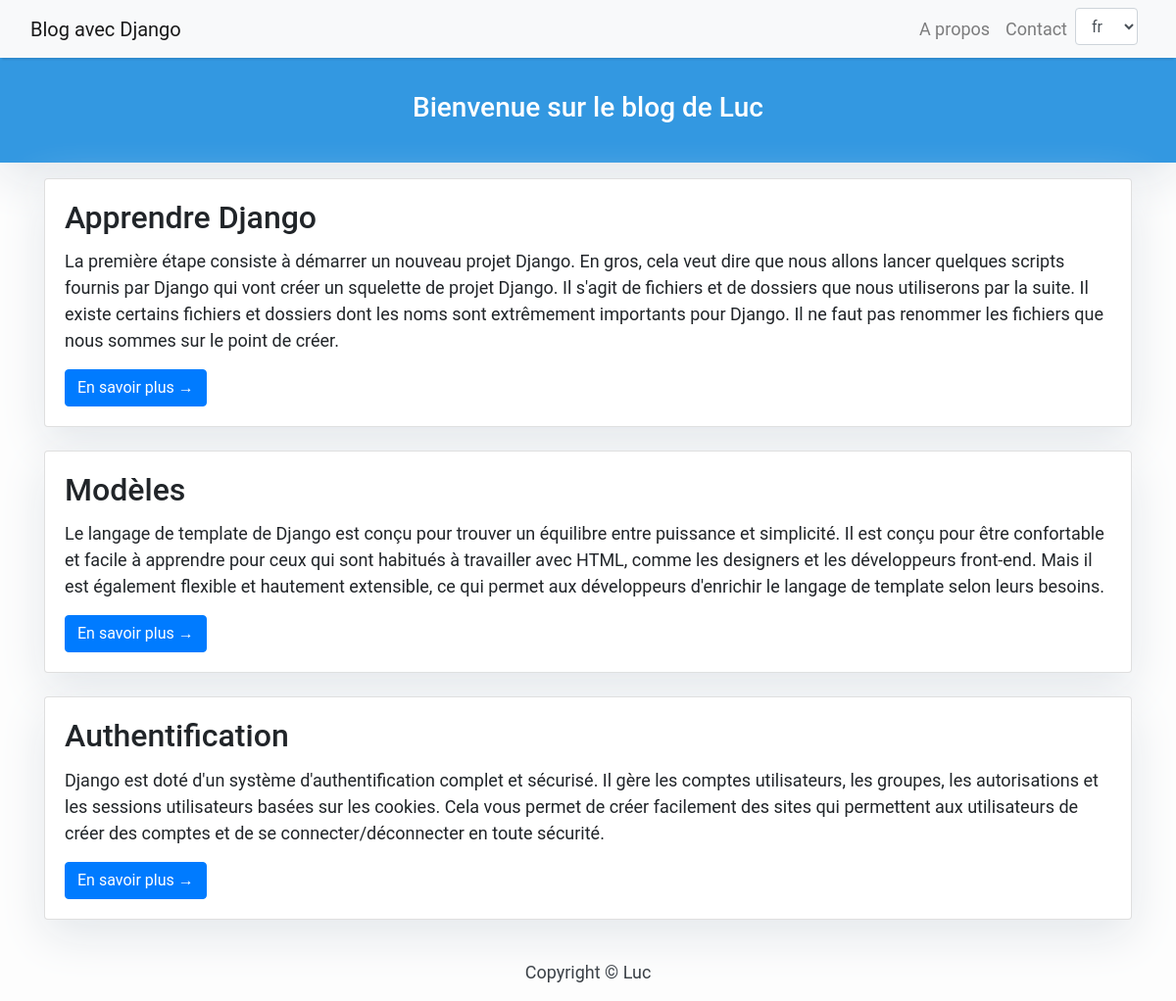
The page / on the database its author committed.
### main/models.py (models this page shows, shortened)
class Articles(models.Model):
    title = models.CharField(max_length=50)
    content = models.TextField()
    publication_date = models.CharField(max_length=30)
    updated_on = models.DateTimeField(auto_now= True)
    created_on = models.DateTimeField(auto_now_add=True)

### main/views.py (the view)
# urls.py: path('', views.ArticleList.as_view(), name='home'),
class ArticleList(generic.ListView):
    model = Articles
    template_name = 'index.html'

### multilang_site/templates/index.html (shortened to what this page needs)
{% extends "base.html" %}
{% load i18n %}
{% block content %}
<header class="masthead">
  <div class="container">
    <div class="row">
      <div class=" col-md-8 col-md-10 mx-auto">
        <div class="site-heading">
          <h3 class="site-heading my-4 mt-3 text-white text-center">{% trans "Bienvenue sur le blog de Luc" %}</h3>
        </div>
      </div>
    </div>
  </div>
</header>
<div class="container">
  <div class="row">
    <div class="col-md-12 mt-3 left">
      {% for articles in articles_list %}
      <div class="card mb-4">
        <div class="card-body">
          <h2 class="card-title">{{ articles.title }}</h2>
          <p class="card-text">{{articles.content}}</p>
          <a href="" class="btn btn-primary">{% trans "En savoir plus &rarr;" %}</a>
        </div>
      </div>
      {% endfor %}
    </div>
  </div>
</div>
{%endblock%}

### multilang_site/templates/base.html (shortened to what this page needs)
{% load i18n %}
<!DOCTYPE html>
<html>
<head>
  <link rel="stylesheet" href="https://maxcdn.bootstrapcdn.com/bootstrap/4.0.0/css/bootstrap.min.css"
 />
</head>
<body>
  <nav class="navbar navbar-expand-lg navbar-light bg-light shadow" id="mainNav">
    <div class="container-fluid">
      <a class="navbar-brand" href="{% url 'home' %}">{% trans 'Blog avec Django' %}</a>
      <div class="collapse navbar-collapse" id="navbarResponsive">
        <ul class="navbar-nav ml-auto">
          <li class="nav-item">
            <a class="nav-link" href="#about">{% trans 'A propos' %}</a>
          </li>
          <li class="nav-item">
            <a class="nav-link" href="#contact">{% trans 'Contact' %}</a>
          </li>
          <li class="nav-item dropdown">
            <form method="post" action="{% url 'set_language' %}" class="form-inline my-2 my-lg-0">
              <select name="language" class="form-control mr-sm-2" onchange="this.form.submit()">
                <option value="fr" {% if request.session.django_language == 'fr' %}selected{% endif %}>fr</option>
              </select>
            </form>
          </li>
        </ul>
      </div>
    </div>
  </nav>
  {% block content %}{% endblock content %}
  <footer class="py-3 bg-grey">
    <p class="m-0 text-dark text-center ">Copyright &copy; Luc</p>
  </footer>
</body>
</html>

### multilang_site/templates/base.html (style rules this page uses)
body { font-family: "Roboto", sans-serif; font-size: 17px; background-color: #fdfdfd; }
.shadow { box-shadow: 0 4px 2px -2px rgba(0, 0, 0, 0.1); }
.masthead { background: #3398E1; height: auto; padding-bottom: 15px; box-shadow: 0 16px 48px #E3E7EB; padding-top: 10px; }

### multilang_site/templates/index.html (style rules this page uses)
body { font-size: 18px; background-color: #fdfdfd; }
.card { box-shadow: 0 16px 48px #E3E7EB; }

### rows shown on the page
Articles: title "Apprendre Django", content "La première étape consiste à démarrer un nouveau projet Django. En gros, cela veut dire que nous allons lancer quelques scripts fournis par Django qui vont créer un squelette de projet Django. Il s'agit de fichiers et de dossiers que nous utiliserons par la suite. Il existe certains fichiers et dossiers dont les noms sont extrêmement importants pour Django. Il ne faut pas renommer les fichiers que nous sommes sur le point de créer."
Articles: title "Modèles", content "Le langage de template de Django est conçu pour trouver un équilibre entre puissance et simplicité. Il est conçu pour être confortable et facile à apprendre pour ceux qui sont habitués à travailler avec HTML, comme les designers et les développeurs front-end. Mais il est également flexible et hautement extensible, ce qui permet aux développeurs d'enrichir le langage de template selon leurs besoins."
Articles: title "Authentification", content "Django est doté d'un système d'authentification complet et sécurisé. Il gère les comptes utilisateurs, les groupes, les autorisations et les sessions utilisateurs basées sur les cookies. Cela vous permet de créer facilement des sites qui permettent aux utilisateurs de créer des comptes et de se connecter/déconnecter en toute sécurité."
